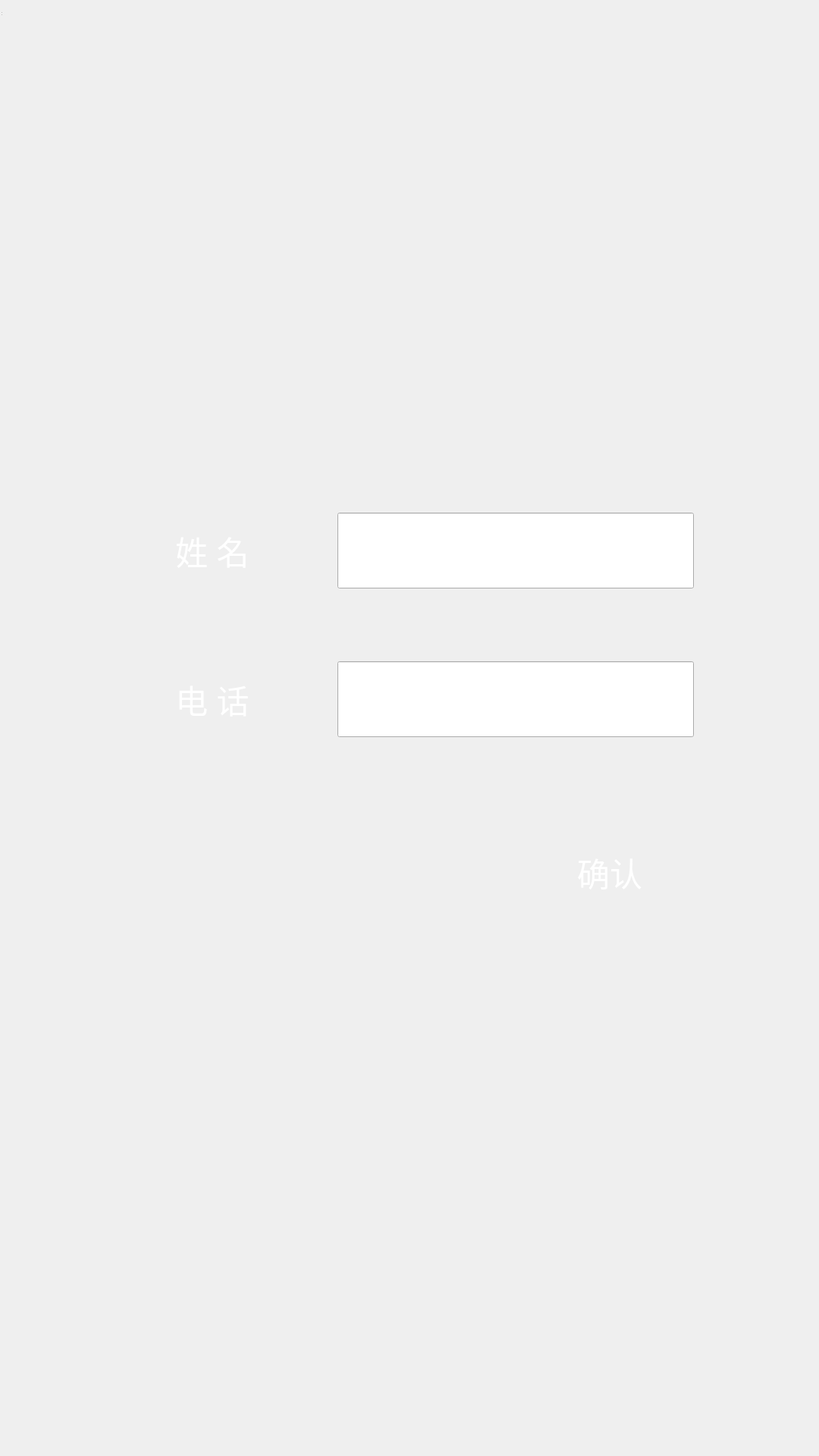
<?xml version="1.0" encoding="UTF-8"?>
<ui version="4.0">
 <class>InfoFormDialog</class>
 <widget class="QWidget" name="InfoFormDialog">
  <property name="geometry">
   <rect>
    <x>0</x>
    <y>0</y>
    <width>1080</width>
    <height>1920</height>
   </rect>
  </property>
  <property name="minimumSize">
   <size>
    <width>900</width>
    <height>1600</height>
   </size>
  </property>
  <property name="maximumSize">
   <size>
    <width>1080</width>
    <height>1920</height>
   </size>
  </property>
  <property name="styleSheet">
   <string notr="true"/>
  </property>
  <widget class="QWidget" name="centralWidget" native="true">
   <property name="geometry">
    <rect>
     <x>0</x>
     <y>0</y>
     <width>1080</width>
     <height>1920</height>
    </rect>
   </property>
   <property name="minimumSize">
    <size>
     <width>900</width>
     <height>1600</height>
    </size>
   </property>
   <property name="styleSheet">
    <string notr="true">#centralWidget {
border-image: url(:/BDPassPrinter/Resources/inputFormBackGround.jpg);
}
</string>
   </property>
   <widget class="QLineEdit" name="nameEdit">
    <property name="geometry">
     <rect>
      <x>445</x>
      <y>676</y>
      <width>470</width>
      <height>100</height>
     </rect>
    </property>
    <property name="font">
     <font>
      <family>Microsoft YaHei UI</family>
      <pointsize>32</pointsize>
     </font>
    </property>
   </widget>
   <widget class="QLineEdit" name="phoneEdit">
    <property name="geometry">
     <rect>
      <x>445</x>
      <y>872</y>
      <width>470</width>
      <height>100</height>
     </rect>
    </property>
    <property name="font">
     <font>
      <family>Microsoft YaHei UI</family>
      <pointsize>32</pointsize>
     </font>
    </property>
   </widget>
   <widget class="QLabel" name="label">
    <property name="geometry">
     <rect>
      <x>166</x>
      <y>676</y>
      <width>228</width>
      <height>100</height>
     </rect>
    </property>
    <property name="font">
     <font>
      <family>Microsoft YaHei UI Light</family>
      <pointsize>32</pointsize>
     </font>
    </property>
    <property name="styleSheet">
     <string notr="true">border-image: url(:/BDPassPrinter/Resources/step_button.png);
color: white;
border-radius:10px</string>
    </property>
    <property name="text">
     <string>姓 名</string>
    </property>
    <property name="alignment">
     <set>Qt::AlignCenter</set>
    </property>
   </widget>
   <widget class="QLabel" name="label_2">
    <property name="geometry">
     <rect>
      <x>166</x>
      <y>872</y>
      <width>228</width>
      <height>100</height>
     </rect>
    </property>
    <property name="font">
     <font>
      <family>Microsoft YaHei UI Light</family>
      <pointsize>32</pointsize>
     </font>
    </property>
    <property name="styleSheet">
     <string notr="true">border-image: url(:/BDPassPrinter/Resources/step_button.png);
color: rgb(255, 255, 255);
border-radius:10px</string>
    </property>
    <property name="text">
     <string>电 话</string>
    </property>
    <property name="alignment">
     <set>Qt::AlignCenter</set>
    </property>
   </widget>
   <widget class="QPushButton" name="pushButton">
    <property name="geometry">
     <rect>
      <x>690</x>
      <y>1100</y>
      <width>228</width>
      <height>100</height>
     </rect>
    </property>
    <property name="font">
     <font>
      <family>Microsoft YaHei UI Light</family>
      <pointsize>32</pointsize>
     </font>
    </property>
    <property name="styleSheet">
     <string notr="true">border-image: url(:/BDPassPrinter/Resources/step_button.png);
color: rgb(255, 255, 255);
border-radius:10px</string>
    </property>
    <property name="text">
     <string>确认</string>
    </property>
   </widget>
  </widget>
  <widget class="QStatusBar" name="statusBar">
   <property name="geometry">
    <rect>
     <x>0</x>
     <y>0</y>
     <width>3</width>
     <height>22</height>
    </rect>
   </property>
  </widget>
 </widget>
 <layoutdefault spacing="6" margin="11"/>
 <resources>
  <include location="BDPassPrinter.qrc"/>
 </resources>
 <connections/>
</ui>
